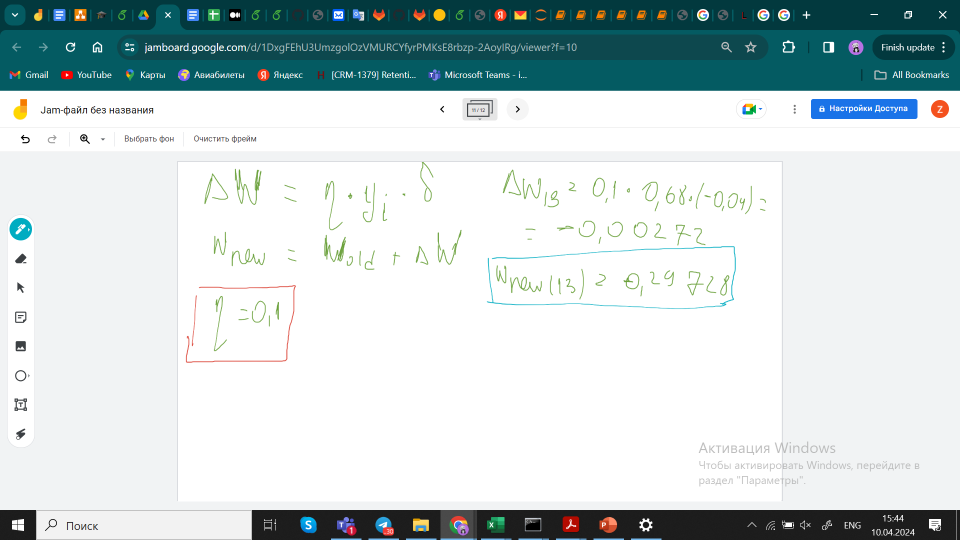
#> input picture Introduction to Machine learning Lecture/Image (4).png, 1920 x 1080 px, given in place of nature.jpg, which was not available (shown at 1/2 size)
$ jupyter execute --allow-errors 13_Seminar_Kernel_Filters.ipynb   (text cells are left out)
#> lines starting #> are read from the running program, lines starting #| are printed output that depends on the picture; after the words box and inside, x2 and y2 are one past the last pixel; in counts of white or black regions, pixels touching at a corner belong together; pictures that were not available may be replaced by others from this repository, and a replacement may not be noted
[cell 1]
import cv2
import os
class BlacknWhite(object):
    """BlacknWhite Filter
        A class that applies BlacknWhite filter to an image.
        The class uses downsampling, bilateral filter and upsampling to create
        a BlacknWhite filter.
    """
    def __init__(self):
        pass
    def resize(self,image, window_height = 500):
        aspect_ratio = float(image.shape[1])/float(image.shape[0])
        window_width = window_height/aspect_ratio
        image = cv2.resize(image, (int(window_height),int(window_width)))
        return image

    def render(self, img_rgb):
        img_rgb = cv2.imread(img_rgb)
        img_rgb = self.resize(img_rgb,500)
        numDownSamples = 2       # number of downscaling steps
        numBilateralFilters = 50  # number of bilateral filtering steps
        # -- STEP 1 --
        # downsample image using Gaussian pyramid
        img_color = img_rgb
        for _ in range(numDownSamples):
            img_color = cv2.pyrDown(img_color)
        #cv2.imshow("downcolor",img_color)
        #cv2.waitKey(0)
        # repeatedly apply small bilateral filter instead of applying
        # one large filter
        for _ in range(numBilateralFilters):
            img_color = cv2.bilateralFilter(img_color, 9, 9, 7)
        #cv2.imshow("bilateral filter",img_color)
        #cv2.waitKey(0)
        # upsample image to original size
        for _ in range(numDownSamples):
            img_color = cv2.pyrUp(img_color)
        #cv2.imshow("upscaling",img_color)
        #cv2.waitKey(0)
        # -- STEPS 2 and 3 --
        # convert to grayscale and apply median blur
        img_gray = cv2.cvtColor(img_rgb, cv2.COLOR_RGB2GRAY)
        return img_gray
    def start(self, img_path, image, new_image):
        tmp_canvas =BlacknWhite() #make a temporary object
        file_name = img_path #File_name will come here
        res = tmp_canvas.render(image)
#> in render, img_rgb is the input picture: shape (1080, 1920, 3); mean B, G, R 212.8, 211.8, 199.6
        cv2.imwrite(f"{new_image}", res)
        cv2.imshow(f"{image}", res)
        cv2.waitKey(0)
        cv2.destroyAllWindows()
        print(f"Image saved as {new_image}")

[cell 2]
import cv2
import numpy as np

class sharpening:
    """sharpening filter ---
        This class will apply sharpening filter to an image
        by applying a defined kernel values to the image.
    """
    def __init__(self):
        pass

    # [30 lines left out: functions resize, sharp, start, not called in this run]

[cell 3]
import cv2
import numpy as np

class sharpening:
    """sharpening filter ---
        This class will apply sharpening filter to an image
        by applying a defined kernel values to the image.
    """
    def __init__(self):
        pass

    # [30 lines left out: functions resize, sharp, start, not called in this run]

[cell 4]
import cv2
import numpy as np

class sharpening:
    """sharpening filter ---
        This class will apply sharpening filter to an image
        by applying a defined kernel values to the image.
    """
    def __init__(self):
        pass

    # [30 lines left out: functions resize, sharp, start, not called in this run]

[cell 5]
import cv2
import numpy as np

class sharpening:
    """sharpening filter ---
        This class will apply sharpening filter to an image
        by applying a defined kernel values to the image.
    """
    def __init__(self):
        pass

    # [30 lines left out: functions resize, sharp, start, not called in this run]

[cell 6]
import cv2
import numpy as np

class sharpening:
    """sharpening filter ---
        This class will apply sharpening filter to an image
        by applying a defined kernel values to the image.
    """
    def __init__(self):
        pass

    def resize(self,image,window_height = 500):
        aspect_ratio = float(image.shape[1])/float(image.shape[0])
        window_width = window_height/aspect_ratio
        image = cv2.resize(image, (int(window_height),int(window_width)))
        return image

    def sharp(self,image):
        # Create sharpening kernel
        kernel = np.array([[0, -1, 0], [-1, 5, -1], [0, -1, 0]])


        # applying the sharpening kernel to the input image & displaying it.
        sharpened = cv2.filter2D(image, -1, kernel)
        # Noise reduction
        sharpened = cv2.bilateralFilter(sharpened, 9, 75, 75)
        return sharpened

    def start(self, img_path, new_image):
        # Create an image object
        image = cv2.imread(img_path)
        image = self.resize(image, 500)
        tmp_canvas = sharpening()
        res = tmp_canvas.sharp(image)
        cv2.imwrite(new_image, res)
        cv2.imshow('original',image)
        cv2.imshow('sharp',res)

        print(f'Image saved as {new_image}')
        cv2.waitKey(0)
        cv2.destroyAllWindows()

[cell 7]
filter_img = BlacknWhite()

[cell 8]
import os
img_path = os.getcwd()

[cell 9]
filter_img.start(img_path = img_path, image = 'nature.jpg' , new_image = 'nature_bw.jpg')

#> (a cell that did not finish here is left out)

[cell 11]
img_rgb = cv2.imread('nature.jpg')
#img_rgb[0].shape
#img_rgb = img_rgb.resize(img_rgb,500)
img_gray = cv2.cvtColor(img_rgb, cv2.COLOR_RGB2GRAY)
#> img_gray: shape (1080, 1920)

[cell 12]
cv2.imshow(f"test", img_gray)

[cell 13]
import os

[cell 14]
filter_sharp = sharpening()

[cell 15]
filter_sharp.start(img_path = 'image_Venice.jpg', new_image = 'image_Venice_sharp.jpg')
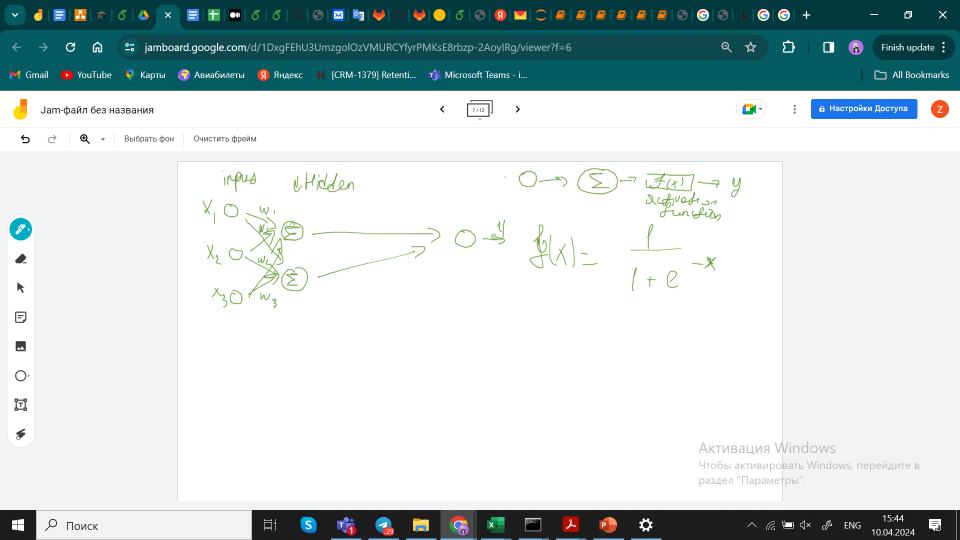
#> input picture Introduction to Machine learning Lecture/Image.png, 1920 x 1080 px, given in place of image_Venice.jpg, which was not available (shown at 1/2 size)
#> in start, image is the input picture: shape (1080, 1920, 3); mean B, G, R 212.9, 211.9, 199.8
#> in resize, `image = cv2.resize(image, (int(window_height),int(window_width)))`:
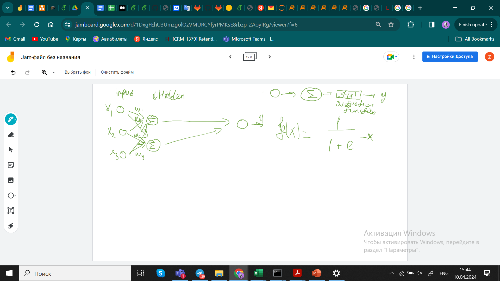
#> image: shape (281, 500, 3); mean of channels 0, 1, 2 212.9, 211.9, 199.8; drawn as B, G, R
#> in sharp, `sharpened = cv2.filter2D(image, -1, kernel)`:
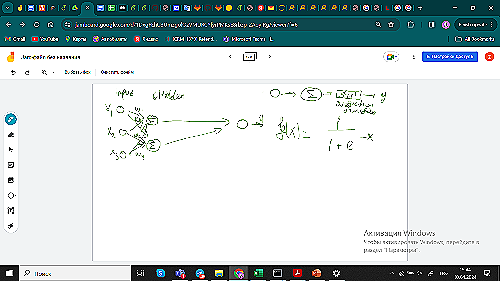
#> sharpened: shape (281, 500, 3); mean of channels 0, 1, 2 210.1, 208.9, 198.5; drawn as B, G, R

[cell 16]
class Cartoonizer(object):
    """Cartoonizer effect
        A class that applies a cartoon effect to an image.
        The class uses a bilateral filter and adaptive thresholding to create
        a cartoon effect.
    """
    def __init__(self):
        pass

    def resize(self,image,window_height = 500):
        aspect_ratio = float(image.shape[1])/float(image.shape[0])
        window_width = window_height/aspect_ratio
        image = cv2.resize(image, (int(window_height),int(window_width)))
        return image
    def render(self, img_rgb):
        img_rgb = cv2.imread(img_rgb)
        img_rgb = self.resize(img_rgb, 500)
        numDownSamples = 2       # number of downscaling steps
        numBilateralFilters = 50  # number of bilateral filtering steps
        # -- STEP 1 --
        # downsample image using Gaussian pyramid
        img_color = img_rgb
        for _ in range(numDownSamples):
            img_color = cv2.pyrDown(img_color)
        #cv2.imshow("downcolor",img_color)
        #cv2.waitKey(0)
        # repeatedly apply small bilateral filter instead of applying
        # one large filter
        for _ in range(numBilateralFilters):
            img_color = cv2.bilateralFilter(img_color, 9, 9, 7)
        #cv2.imshow("bilateral filter",img_color)
        #cv2.waitKey(0)
        # upsample image to original size
        for _ in range(numDownSamples):
            img_color = cv2.pyrUp(img_color)
        #cv2.imshow("upscaling",img_color)
        #cv2.waitKey(0)
        # -- STEPS 2 and 3 --
        # convert to grayscale and apply median blur
        img_gray = cv2.cvtColor(img_rgb, cv2.COLOR_RGB2GRAY)
        img_blur = cv2.medianBlur(img_gray, 3)
        #cv2.imshow("grayscale+median blur",img_color)
        #cv2.waitKey(0)
        # -- STEP 4 --
        # detect and enhance edges
        img_edge = cv2.adaptiveThreshold(img_blur, 255,
                                         cv2.ADAPTIVE_THRESH_MEAN_C,
                                         cv2.THRESH_BINARY,9, 2)
        #cv2.imshow("edge",img_edge)
        #cv2.waitKey(0)
        # -- STEP 5 --
        # convert back to color so that it can be bit-ANDed with color image
        (x,y,z) = img_color.shape
        img_edge = cv2.resize(img_edge,(y,x))
        img_edge = cv2.cvtColor(img_edge, cv2.COLOR_GRAY2RGB)
        # [5 lines of commented-out code are left out]
        return cv2.bitwise_and(img_color, img_edge)
    def start(self, img_path, image, new_image):
        tmp_canvas = Cartoonizer() #make a temporary object
        file_name = img_path #File_name will come here
        res = tmp_canvas.render(image)
        cv2.imwrite(new_image, res)
        cv2.imshow("Cartoon version", res)
        cv2.waitKey(0)
        cv2.destroyAllWindows()
        print(f"Image saved as '{new_image}'")

[cell 17]
cartoon_filter = Cartoonizer()

[cell 18]
cartoon_filter.start(img_path = img_path, image = 'image_Venice.jpg', new_image = 'image_Venice_cartoon.jpg' )
#> the loop in render, `for _ in range(numDownSamples):` made 2 passes
#> pass 1, in render, `img_color = cv2.pyrDown(img_color)`:
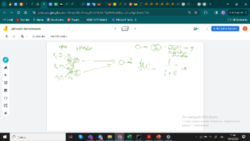
#> img_color: shape (141, 250, 3); mean of channels 0, 1, 2 212.3, 211.4, 199.2; drawn as B, G, R
#> in render, `img_edge = cv2.adaptiveThreshold(img_blur, 255, cv2.ADAPTIVE_THRESH_ME..`:
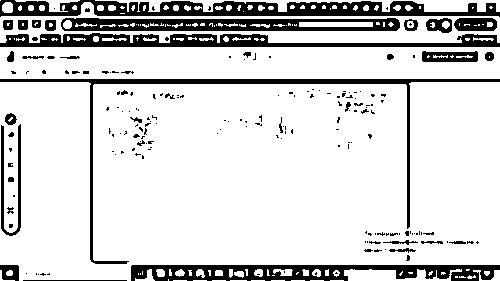
#> img_edge: shape (281, 500); 83.2% white; 186 black regions (144 under 20 px), largest, box (x1, y1, x2, y2) and area: (0, 0, 500, 17) 4908, (131, 265, 500, 281) 3913, (0, 33, 500, 47) 3859
#> in render, `img_edge = cv2.resize(img_edge,(y,x))`:
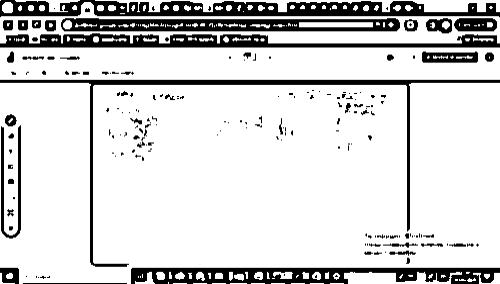
#> img_edge: shape (284, 500); min 0, max 255, mean 212.1
#> in render, `return cv2.bitwise_and(img_color, img_edge)`:
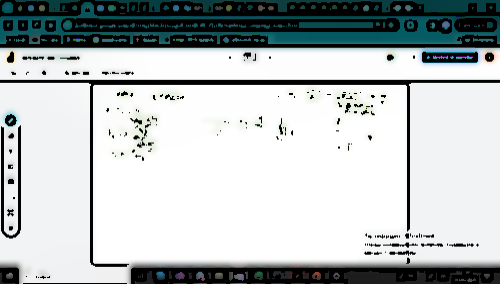
#> returned value: shape (284, 500, 3); mean of channels 0, 1, 2 190.5, 189.9, 183.8; drawn as B, G, R

[cell 19]
# find max GSV
def findMax(k):
    mx = 0
    for i in k:
        if i>mx:
            mx = i
    return mx

class Negative(object):

    def __init__(self):
        pass
    def resize(self,image,window_height = 500):
        aspect_ratio = float(image.shape[1])/float(image.shape[0])
        window_width = window_height/aspect_ratio
        image = cv2.resize(image, (int(window_height),int(window_width)))
        return image

    def render(self, img_rgb):
        img_gray = cv2.imread(img_rgb, 0)
        img_gray = self.resize(img_gray, 500)
        #get all image values
        k = []
        for i in range(img_gray.shape[0]):
            for j in range(img_gray.shape[1]):
                k.append(img_gray[i,j])
        L = findMax(k) #max GSV
        dst = img_gray[:] #copy image
        #update dst
        for i in range(img_gray.shape[0]):
          for j in range(img_gray.shape[1]):
            dst[i,j] = L - dst[i,j]
        return dst
    def start(self, img_path, image, new_image):
        tmp_canvas = Negative() #make a temporary object
        file_name = img_path #File_name will come here
        res = tmp_canvas.render(image)
        cv2.imwrite(new_image, res)
        cv2.imshow("Negative Version", res)
        cv2.waitKey(0)
        cv2.destroyAllWindows()
        print("Image saved as {new_image}")

[cell 20]
negative_filter = Negative()

[cell 21]
negative_filter.start(img_path, image = 'image_Venice.jpg', new_image = 'image_Venice_negative.jpg' )
#> in render, `img_gray = cv2.imread(img_rgb, 0)`:
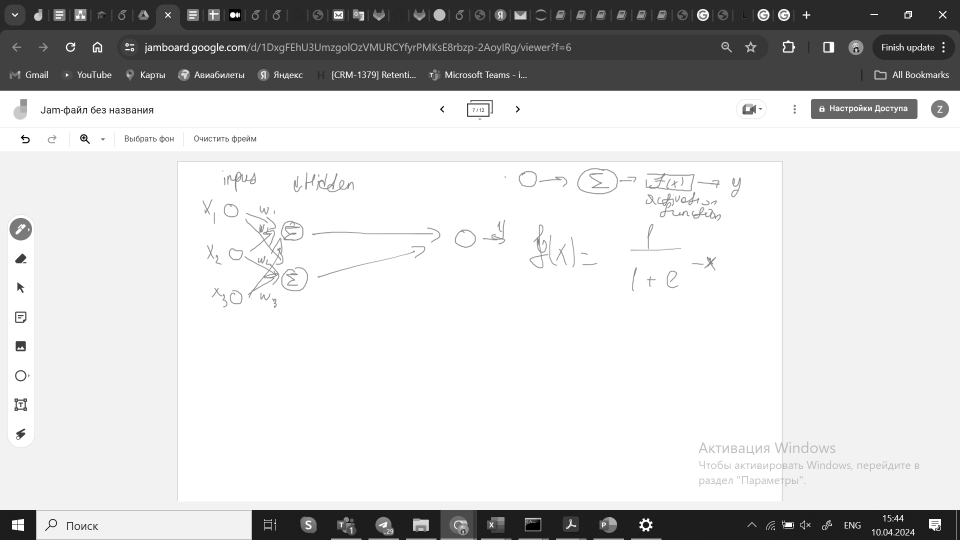
#> img_gray: shape (1080, 1920) (shown at 1/2 size); min 0, max 255, mean 208.2
#> after the loop in render, `for i in range(img_gray.shape[0]):`: k = 140500 items
#> the loop in findMax, `for i in k:` made 140500 passes
#> mx on passes 1, 1005, 1006, 1007, 2521, 2542, 2865, 2868, 3043, 3955: 41, 42, 59, 65, 150, 217, 249, 253, 254, 255
#> after the loop in findMax, `for i in k:`: mx = 255
#> after the loop in render, `for i in range(img_gray.shape[0]):`:
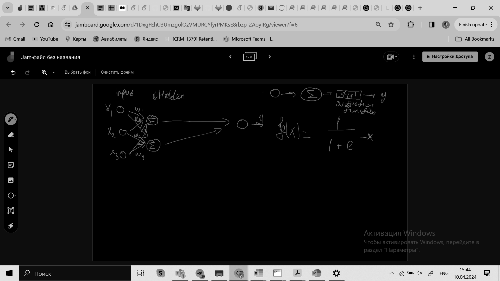
#> dst: shape (281, 500); min 0, max 255, mean 46.8

[cell 22]
import numpy as np
import argparse
import random
import os, sys

class old_filter(object):
    """old_filter effect
        A class that applies a random old filter effect to an image
        using a set of pre-designed filters and applying Arithmetic
        Operations on Image to add the filter effect on it.
    """

    def __init__(self):
        pass

    #function to resize
    #according to the aspect ratio of the image
    def resize(self,image,window_height = 500):
        aspect_ratio = float(image.shape[1])/float(image.shape[0])
        window_width = window_height/aspect_ratio
        image = cv2.resize(image, (int(window_height),int(window_width)))
        return image
    #function that renders the image
    def render(self, img_rgb):
        img = cv2.imread(img_rgb,0)
        img = self.resize(img, 500)

        filtern = []
        filters = list(range(1,7))
        for l in filters:
            filtern.append(str(l) +'n')
        #filtern -> stores numbers (1-7) with preceeding n
        #filters -> all numbers (1-7) and elements of filtern
        filters.extend(filtern)

        #selects random filter everytime
        selectedfilter = str(random.choice(filters))
        #print(selectedfilter)
        #filter path in generalized form to work in all systems
        #filter_path = os.path.abspath(os.path.join('oldfilters','old' + selectedfilter + '.jpg'))
        filter_path = img_rgb
        if selectedfilter.endswith('n'):
            #selected file is an normal filter and Arithmetic addition
            #needs to be applied on it

            old = cv2.imread(filter_path,0)
            old = cv2.resize(old,(img.shape[1],img.shape[0]))
            #cv2.imshow('filter',old)
            #cv2.imshow('image',img)

            #Arithmetic add
            add=cv2.add(img,old)
            return add

        else:
            #selected file is an inverted filter and Weighted addition
            #needs to be applied on it

            old = cv2.imread(filter_path, 0)
            old = cv2.resize(old,(img.shape[1],img.shape[0]))
            # [9 lines of commented-out code are left out]
            add=cv2.addWeighted(img,0.7,old,0.3,0)
            return add

    def start(self, image, new_image):
        #make a temporary object
        tmp_canvas = old_filter()
        #File_name will come here
        res = tmp_canvas.render(image)
        cv2.imwrite(new_image, res)
        cv2.imshow("old version", res)
        cv2.waitKey(0)
        cv2.destroyAllWindows()
        print(f"Image saved as {new_image}")

[cell 23]
old_filters = old_filter()

[cell 24]
old_filters.start(image = 'image_Venice.jpg',  new_image = 'image_Venice_old.jpg' )
#> in render, `add=cv2.add(img,old)`:
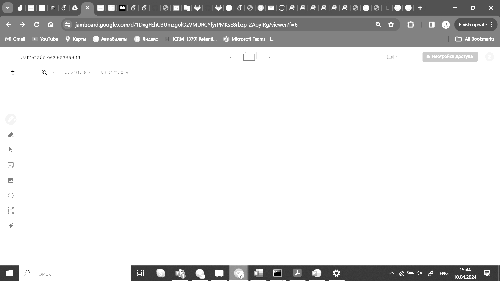
#> add: shape (281, 500); min 0, max 255, mean 224.8
